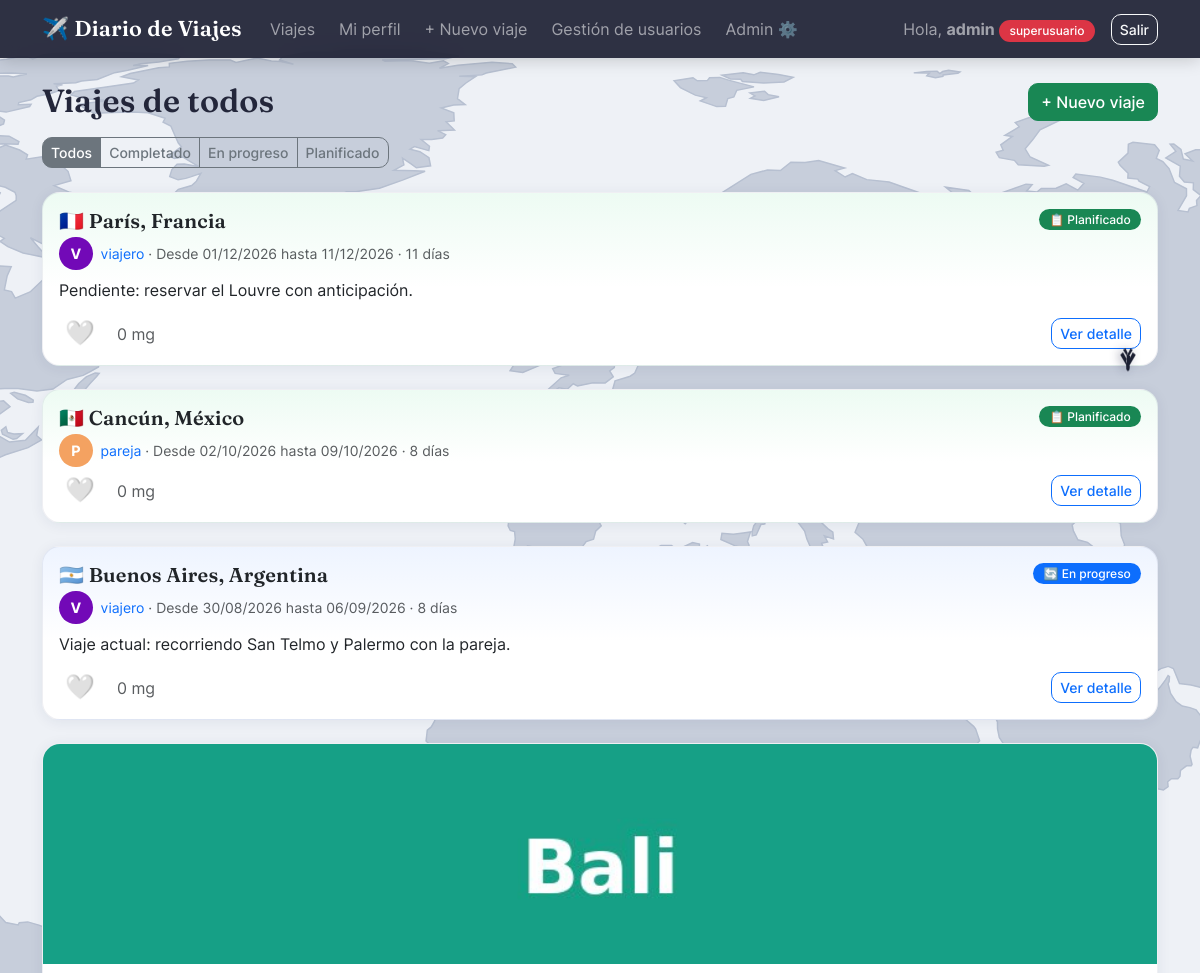
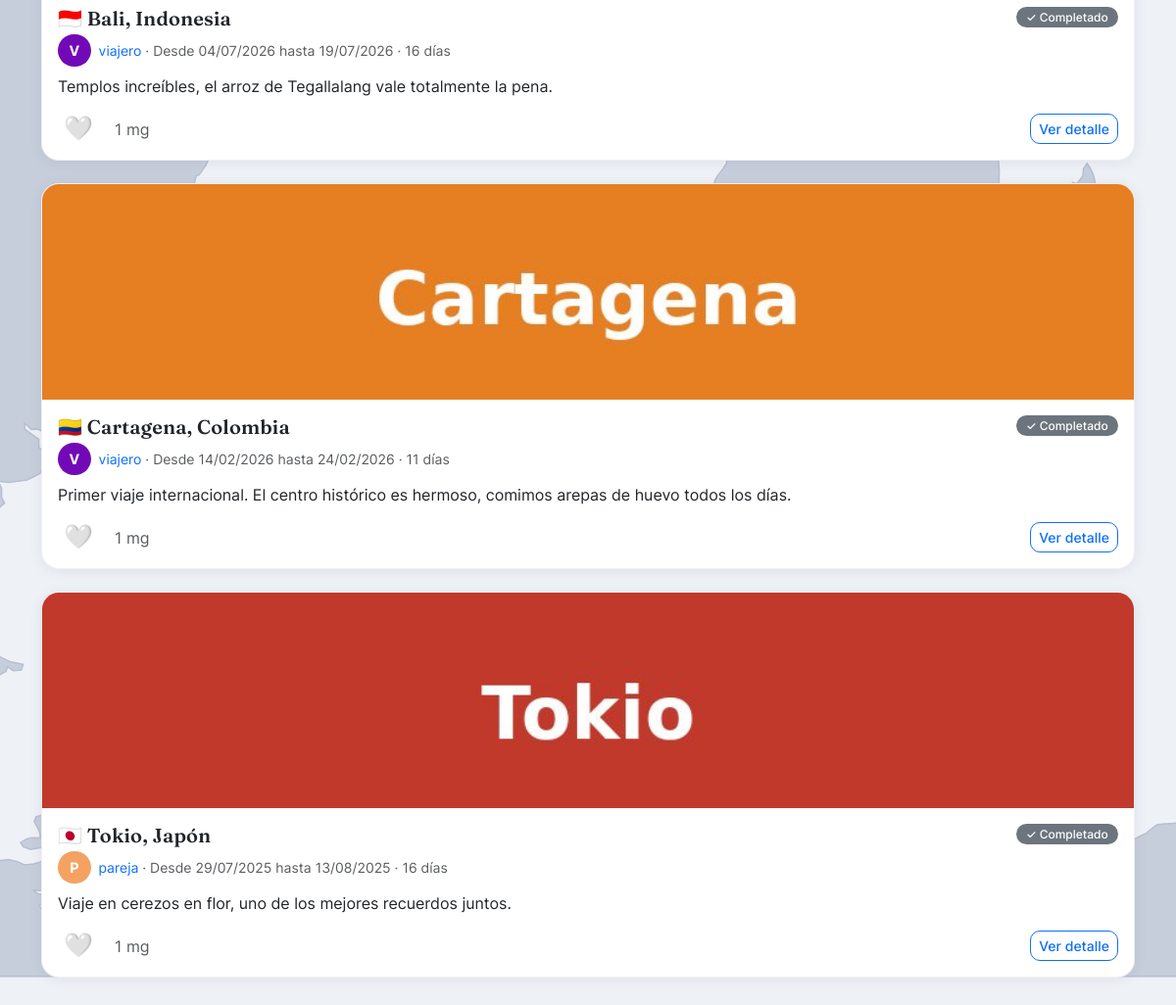
The app's page / (signed in) with its own data (2 pictures, top to bottom).
### viajes/models.py (models this page shows, shortened)
class Viaje(models.Model):
    COMPLETADO = "completado"
    EN_PROGRESO = "en_progreso"
    PLANIFICADO = "planificado"
    ESTADO_CHOICES = [
        (COMPLETADO, "Completado"),
        (EN_PROGRESO, "En progreso"),
        (PLANIFICADO, "Planificado"),
    ]
    propietario = models.ForeignKey(
        settings.AUTH_USER_MODEL,
        on_delete=models.CASCADE,
        related_name="viajes",
        verbose_name="Propietario",
    )
    destino = models.CharField(
        max_length=100,
        verbose_name="Destino",
        help_text='Ciudad o región, ej: "París", "Bali", "Cartagena".',
    )
    pais = models.CharField(max_length=100, verbose_name="País")
    fecha_inicio = models.DateField(verbose_name="Fecha de inicio")
    fecha_fin = models.DateField(
        verbose_name="Fecha de término",
        null=True,
        blank=True,
        help_text="Déjalo vacío si el viaje todavía no termina o es un plan a futuro.",
    )
    estado = models.CharField(
        max_length=15,
        choices=ESTADO_CHOICES,
        default=PLANIFICADO,
        editable=False,
        verbose_name="Estado",
    )
    notas = models.TextField(
        blank=True,
        verbose_name="Notas del viaje",
        help_text="Detalles, recuerdos o lo que quieras anotar sobre este viaje.",
    )
    creado = models.DateTimeField(auto_now_add=True)
    actualizado = models.DateTimeField(auto_now=True)
    class Meta:
        ordering = ["-fecha_inicio"]  # más reciente primero
        verbose_name = "Viaje"
        verbose_name_plural = "Viajes"
    def calcular_estado(self):
        hoy = timezone.localdate()
        if self.fecha_inicio > hoy:
            return self.PLANIFICADO
        if self.fecha_fin and self.fecha_fin < hoy:
            return self.COMPLETADO
        return self.EN_PROGRESO
    @property
    def duracion_dias(self):
        fin = self.fecha_fin or timezone.localdate()
        dias = (fin - self.fecha_inicio).days + 1
        return max(dias, 1)
    @property
    def total_mg(self):
        return self.mg.count()

class FotoViaje(models.Model):
    MAX_FOTOS_POR_VIAJE = 2
    viaje = models.ForeignKey(Viaje, on_delete=models.CASCADE, related_name="fotos")
    imagen = models.ImageField(upload_to="viajes/%Y/%m/", verbose_name="Foto")
    subida = models.DateTimeField(auto_now_add=True)
    class Meta:
        ordering = ["subida"]
        verbose_name = "Foto de viaje"
        verbose_name_plural = "Fotos de viaje"

### viajes/views.py (the view)
# urls.py: path("", views.lista_viajes, name="lista_viajes"),
@login_required
def lista_viajes(request):
    _refrescar_estados()
    perfil = _perfil_de(request.user)
    if perfil.puede_ver_otros:
        viajes = Viaje.objects.select_related("propietario").prefetch_related("mg", "fotos").all()
    else:
        viajes = (
            Viaje.objects.select_related("propietario")
            .prefetch_related("mg", "fotos")
            .filter(propietario=request.user)
        )
    filtro_estado = request.GET.get("estado")
    if filtro_estado in dict(Viaje.ESTADO_CHOICES):
        viajes = viajes.filter(estado=filtro_estado)
    mis_mg_ids = set(Mg.objects.filter(usuario=request.user).values_list("viaje_id", flat=True))
    contexto = {
        "viajes": viajes,
        "perfil": perfil,
        "filtro_estado": filtro_estado,
        "estados": Viaje.ESTADO_CHOICES,
        "mis_mg_ids": mis_mg_ids,
    }
    return render(request, "viajes/lista_viajes.html", contexto)

### viajes/templatetags/viajes_extras.py (called while the page is built)
def _normalizar(texto):
    texto = texto.strip().lower()
    return "".join(
        c for c in unicodedata.normalize("NFD", texto) if unicodedata.category(c) != "Mn"
    )

@register.filter
def bandera(pais):
    if not pais:
        return "🌍"
    return _BANDERAS.get(_normalizar(pais), "🌍")

@register.filter
def color_avatar(username):
    if not username:
        return _PALETA_AVATAR[0]
    indice = sum(ord(c) for c in username) % len(_PALETA_AVATAR)
    return _PALETA_AVATAR[indice]

@register.filter
def inicial(username):
    return username[0].upper() if username else "?"

### viajes/views.py (called while the page is built)
def _refrescar_estados():
    for viaje in Viaje.objects.all():
        nuevo_estado = viaje.calcular_estado()
        if nuevo_estado != viaje.estado:
            Viaje.objects.filter(pk=viaje.pk).update(estado=nuevo_estado)

def _perfil_de(usuario):
    perfil, _ = PerfilUsuario.objects.get_or_create(usuario=usuario)
    return perfil

### viajes/templates/viajes/lista_viajes.html (shortened to what this page needs)
{% extends "viajes/base.html" %}
{% load viajes_extras %}
{% block contenido %}
<div class="d-flex justify-content-between align-items-center mb-3">
    <h2 class="mb-0">
        {% if perfil.puede_ver_otros %}Viajes de todos{% else %}Mis viajes{% endif %}
    </h2>
    {% if user.perfil.puede_crear_viajes %}
    <a href="{% url 'crear_viaje' %}" class="btn btn-success">+ Nuevo viaje</a>
    {% endif %}
</div>
<div class="btn-group mb-4" role="group">
    <a href="{% url 'lista_viajes' %}" class="btn btn-sm btn-outline-secondary {% if not filtro_estado %}active{% endif %}">Todos</a>
    {% for valor, etiqueta in estados %}
    <a href="?estado={{ valor }}" class="btn btn-sm btn-outline-secondary {% if filtro_estado == valor %}active{% endif %}">{{ etiqueta }}</a>
    {% endfor %}
</div>
{% if viajes %}
    {% for viaje in viajes %}
    <div class="card viaje-card viaje-{{ viaje.estado }}">
        {% with viaje.fotos.all|first as portada %}
        {% if portada %}
        <a href="{% url 'detalle_viaje' viaje.pk %}">
            <img src="{{ portada.imagen.url }}" class="portada-viaje" alt="Foto de {{ viaje.destino }}">
        </a>
        {% endif %}
        {% endwith %}
        <div class="card-body">
            <div class="d-flex justify-content-between align-items-start">
                <h5 class="card-title mb-1">
                    <a class="text-decoration-none text-dark" href="{% url 'detalle_viaje' viaje.pk %}">
                        {{ viaje.pais|bandera }} {{ viaje.destino }}, {{ viaje.pais }}
                    </a>
                </h5>
                <span class="badge badge-{{ viaje.estado }}">
                    {% if viaje.estado == 'completado' %}✓ Completado
                    {% elif viaje.estado == 'en_progreso' %}🔄 En progreso
                    {% else %}📋 Planificado{% endif %}
                </span>
            </div>
            <div class="d-flex align-items-center gap-2 text-muted mb-2">
                <span class="avatar-circulo" style="background-color: {{ viaje.propietario.username|color_avatar }}">
                    {{ viaje.propietario.username|inicial }}
                </span>
                <small>
                    <a class="text-decoration-none" href="{% url 'perfil_usuario' viaje.propietario.username %}">{{ viaje.propietario.username }}</a>
                    · Desde {{ viaje.fecha_inicio|date:"d/m/Y" }}
                    {% if viaje.fecha_fin %}hasta {{ viaje.fecha_fin|date:"d/m/Y" }}{% endif %}
                    · {{ viaje.duracion_dias }} día{{ viaje.duracion_dias|pluralize }}
                </small>
            </div>
            {% if viaje.notas %}
            <p class="card-text">{{ viaje.notas|truncatewords:25 }}</p>
            {% endif %}
            <div class="d-flex align-items-center gap-3">
                <form method="post" action="{% url 'toggle_mg' viaje.pk %}" class="m-0">
                    <button type="submit" class="boton-mg {% if viaje.pk in mis_mg_ids %}activo{% endif %}" title="Mg">
                        {% if viaje.pk in mis_mg_ids %}❤️{% else %}🤍{% endif %}
                    </button>
                </form>
                <span class="text-muted">{{ viaje.total_mg }} mg</span>
                <a href="{% url 'detalle_viaje' viaje.pk %}" class="ms-auto btn btn-sm btn-outline-primary">Ver detalle</a>
            </div>
        </div>
    </div>
    {% endfor %}
{% else %}
    <div class="alert alert-info">Todavía no hay viajes que mostrar.</div>
{% endif %}
{% endblock %}

### viajes/templates/viajes/base.html (shortened to what this page needs)
{% load static %}
<!DOCTYPE html>
<html lang="es">
<head>
    <link href="{% static 'viajes/vendor/bootstrap/css/bootstrap.min.css' %}" rel="stylesheet">
    <link rel="stylesheet" href="{% static 'viajes/css/style.css' %}">
</head>
<body>
<nav class="navbar navbar-expand-lg navbar-dark bg-dark mb-4">
    <div class="container">
        <a class="navbar-brand" href="{% url 'lista_viajes' %}">✈️ Diario de Viajes</a>
        <div class="collapse navbar-collapse" id="navbarNav">
            {% if user.is_authenticated %}
            <ul class="navbar-nav me-auto">
                <li class="nav-item"><a class="nav-link" href="{% url 'lista_viajes' %}">Viajes</a></li>
                <li class="nav-item"><a class="nav-link" href="{% url 'mi_perfil' %}">Mi perfil</a></li>
                {% if user.perfil.puede_crear_viajes %}
                <li class="nav-item"><a class="nav-link" href="{% url 'crear_viaje' %}">+ Nuevo viaje</a></li>
                {% endif %}
                {% if user.is_superuser %}
                <li class="nav-item"><a class="nav-link" href="{% url 'gestion_usuarios' %}">Gestión de usuarios</a></li>
                <li class="nav-item"><a class="nav-link" href="/admin/" target="_blank">Admin ⚙️</a></li>
                {% endif %}
            </ul>
            <span class="navbar-text me-3">
                Hola, <strong>{{ user.username }}</strong>
                {% if user.is_superuser %}<span class="badge bg-danger">superusuario</span>{% endif %}
            </span>
            <form action="{% url 'logout' %}" method="post" class="d-flex">
                <button class="btn btn-outline-light btn-sm" type="submit">Salir</button>
            </form>
            {% else %}
            <ul class="navbar-nav ms-auto">
                <li class="nav-item"><a class="nav-link" href="{% url 'login' %}">Ingresar</a></li>
                <li class="nav-item"><a class="nav-link" href="{% url 'registro' %}">Crear cuenta</a></li>
            </ul>
            {% endif %}
        </div>
    </div>
</nav>
<div class="container mb-5">
    {% block contenido %}{% endblock %}
</div>
</body>
</html>

### viajes/static/viajes/css/style.css (style rules this page uses)
:root { --fuente-titulos: "Fraunces", "Georgia", serif; --fuente-texto: "Inter", -apple-system, "Segoe UI", Roboto, sans-serif; --color-primario: #3a86ff; --color-primario-oscuro: #2a5fc9; --sombra-suave: 0 2px 14px rgba(35, 39, 82, 0.07); --sombra-hover: 0 14px 30px rgba(35, 39, 82, 0.14); }
html { scroll-behavior: smooth; }
body { font-family: var(--fuente-texto); color: #23263a; min-height: 100vh; background-color: #eef1f6; background-attachment: fixed; }
:root { --ruta-vuelo: ellipse(44vw 40vh at 50vw 45vh); --duracion-vuelo: 34s; }
h1, h2, h3, h4, h5, .navbar-brand { font-family: var(--fuente-titulos); font-weight: 600; letter-spacing: 0.2px; }
.navbar { background: rgba(20, 22, 43, 0.88) !important; backdrop-filter: blur(10px); -webkit-backdrop-filter: blur(10px); box-shadow: 0 2px 16px rgba(0, 0, 0, 0.18); }
.navbar-brand { font-size: 1.35rem; letter-spacing: 0.3px; }
.navbar .nav-link { font-family: var(--fuente-texto); border-radius: 8px; padding: 0.4rem 0.75rem !important; transition: background-color 0.15s ease; }
.viaje-card { border: 1px solid rgba(35, 39, 82, 0.07); border-left: 6px solid #ccc; border-radius: 18px; margin-bottom: 1.4rem; box-shadow: var(--sombra-suave); transition: transform 0.15s ease, box-shadow 0.15s ease; overflow: hidden; background-color: #fff; }
.viaje-completado { border-left-color: #6c757d; }
.viaje-en_progreso { border-left-color: #0d6efd; background: linear-gradient(180deg, #eef4ff 0%, #ffffff 55%); }
.viaje-planificado { border-left-color: #198754; background: linear-gradient(180deg, #edfbf3 0%, #ffffff 55%); }
.badge-completado { background-color: #6c757d; }
.badge-en_progreso { background-color: #0d6efd; }
.badge-planificado { background-color: #198754; }
.badge { border-radius: 999px; font-weight: 500; padding: 0.4em 0.85em; }
.portada-viaje { display: block; width: 100%; height: 220px; object-fit: cover; }
.avatar-circulo { display: inline-flex; align-items: center; justify-content: center; width: 2.1rem; height: 2.1rem; border-radius: 50%; color: #fff; font-weight: 700; font-size: 0.9rem; flex-shrink: 0; font-family: var(--fuente-texto); }
.boton-mg { border: none; background: none; font-size: 1.5rem; line-height: 1; cursor: pointer; transition: transform 0.12s ease; }
.card { border-radius: 18px; border: 1px solid rgba(35, 39, 82, 0.07); box-shadow: var(--sombra-suave); }
.btn { border-radius: 10px; font-family: var(--fuente-texto); font-weight: 500; }
.btn-success { background-color: #198754; border-color: #198754; }

### records on screen
Viaje: pais|bandera "🇫🇷", destino "París", pais "Francia", estado "📋 Planificado", propietario.username|inicial "V", propietario.username "viajero", fecha_inicio "01/12/2026", fecha_fin "11/12/2026", duracion_dias "11", notas "Pendiente: reservar el Louvre con anticipación.", total_mg "0"
Viaje: pais|bandera "🇲🇽", destino "Cancún", pais "México", estado "📋 Planificado", propietario.username|inicial "P", propietario.username "pareja", fecha_inicio "02/10/2026", fecha_fin "09/10/2026", duracion_dias "8", total_mg "0"
Viaje: pais|bandera "🇦🇷", destino "Buenos Aires", pais "Argentina", estado "🔄 En progreso", propietario.username|inicial "V", propietario.username "viajero", fecha_inicio "30/08/2026", fecha_fin "06/09/2026", duracion_dias "8", notas "Viaje actual: recorriendo San Telmo y Palermo con la pareja.", total_mg "0"
Viaje: imagen (picture), pais|bandera "🇮🇩", destino "Bali", pais "Indonesia", estado "✓ Completado", propietario.username|inicial "V", propietario.username "viajero", fecha_inicio "04/07/2026", fecha_fin "19/07/2026", duracion_dias "16", notas "Templos increíbles, el arroz de Tegallalang vale totalmente la pena.", total_mg "1"
Viaje: imagen (picture), pais|bandera "🇨🇴", destino "Cartagena", pais "Colombia", estado "✓ Completado", propietario.username|inicial "V", propietario.username "viajero", fecha_inicio "14/02/2026", fecha_fin "24/02/2026", duracion_dias "11", notas "Primer viaje internacional. El centro histórico es hermoso, comimos arepas de huevo todos los días.", total_mg "1"
Viaje: imagen (picture), pais|bandera "🇯🇵", destino "Tokio", pais "Japón", estado "✓ Completado", propietario.username|inicial "P", propietario.username "pareja", fecha_inicio "29/07/2025", fecha_fin "13/08/2025", duracion_dias "16", notas "Viaje en cerezos en flor, uno de los mejores recuerdos juntos.", total_mg "1"

### other values on screen
{{ user.username }} "admin"
{{ etiqueta }} "Completado" "En progreso" "Planificado"
